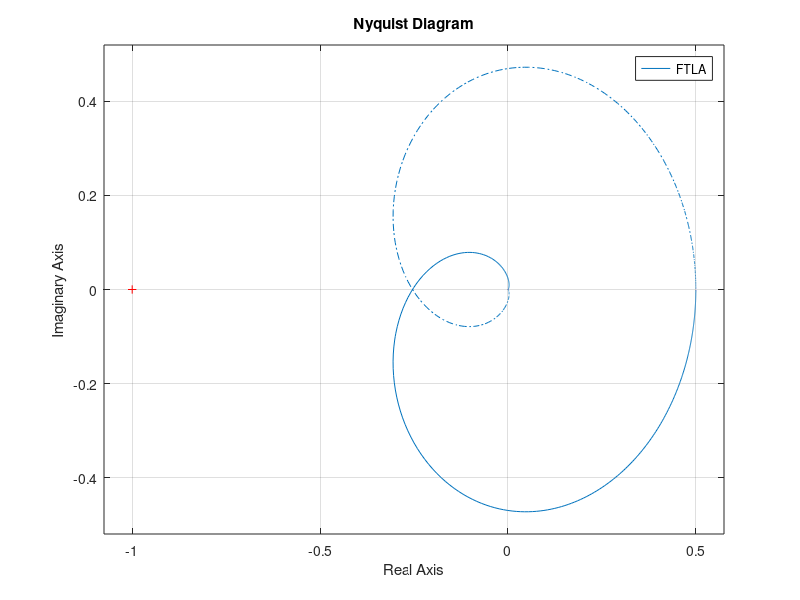
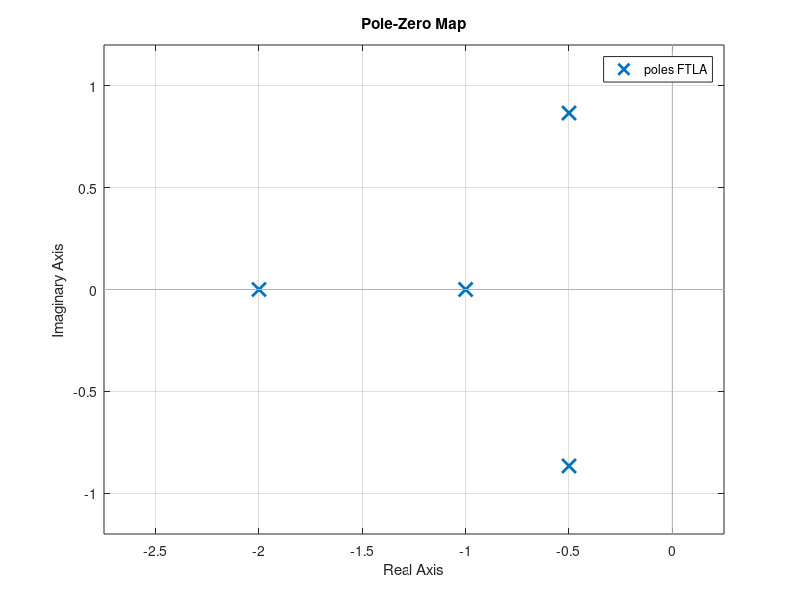
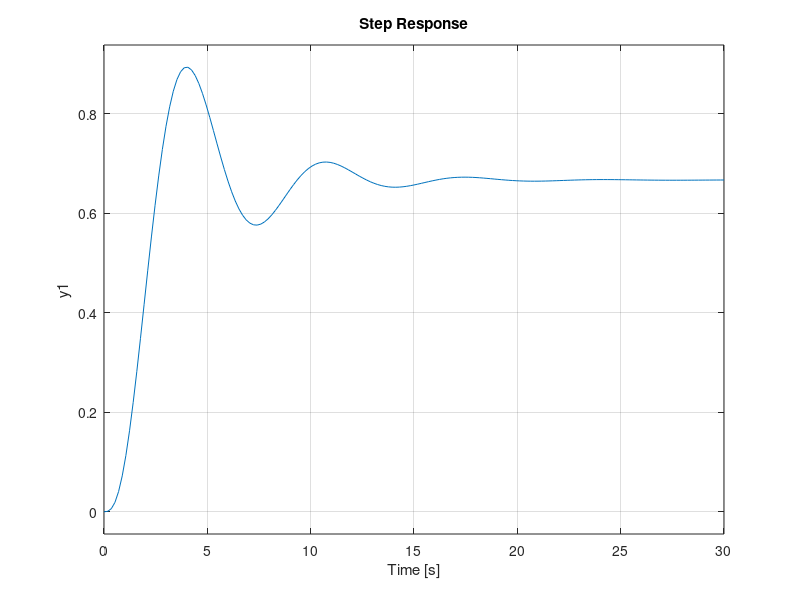
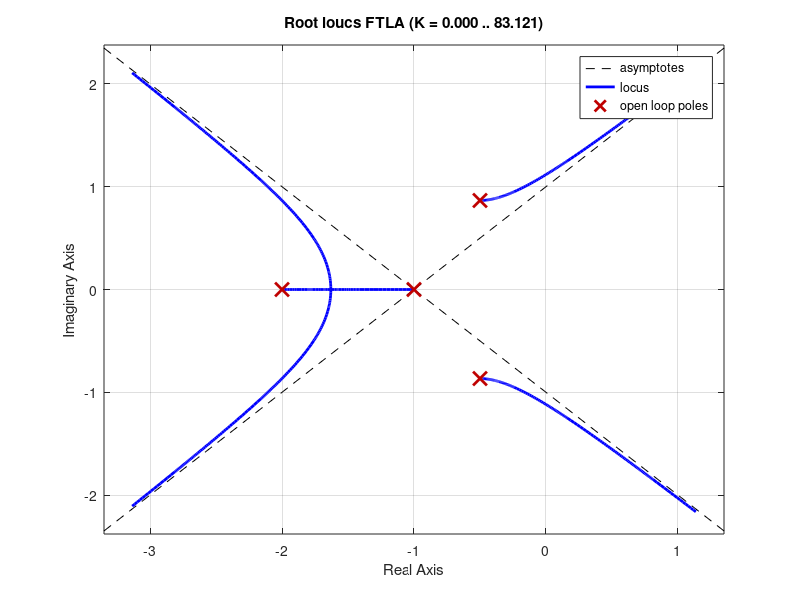

Recreate these plots in MATLAB, in order.
%% Nyquist - Sistema Estable

k = 1;
num = [k];
den = [1 4 6 5 2];
FTLA = tf(num, den)

figure(1)
    nyquist(FTLA)   % Trabaja con FTLA
    % no hay rodeos al (-1:0)
    % es estable si no hubiera polos a la derecha para FTLA
figure(2)
    pzmap(FTLA)
    % es de fase minima (esta todo a la izquierda)
    % ahora si podemos decir que es estable

num = [1 2];
den = [1 4 6 5 3];
FTLC = tf(num, den);

figure(3)
    step(FTLC)
figure(4)
    rlocus(FTLA)
    % para determinar en que valor de K el sistema se vuelve inestable
        % k>4 inestable

